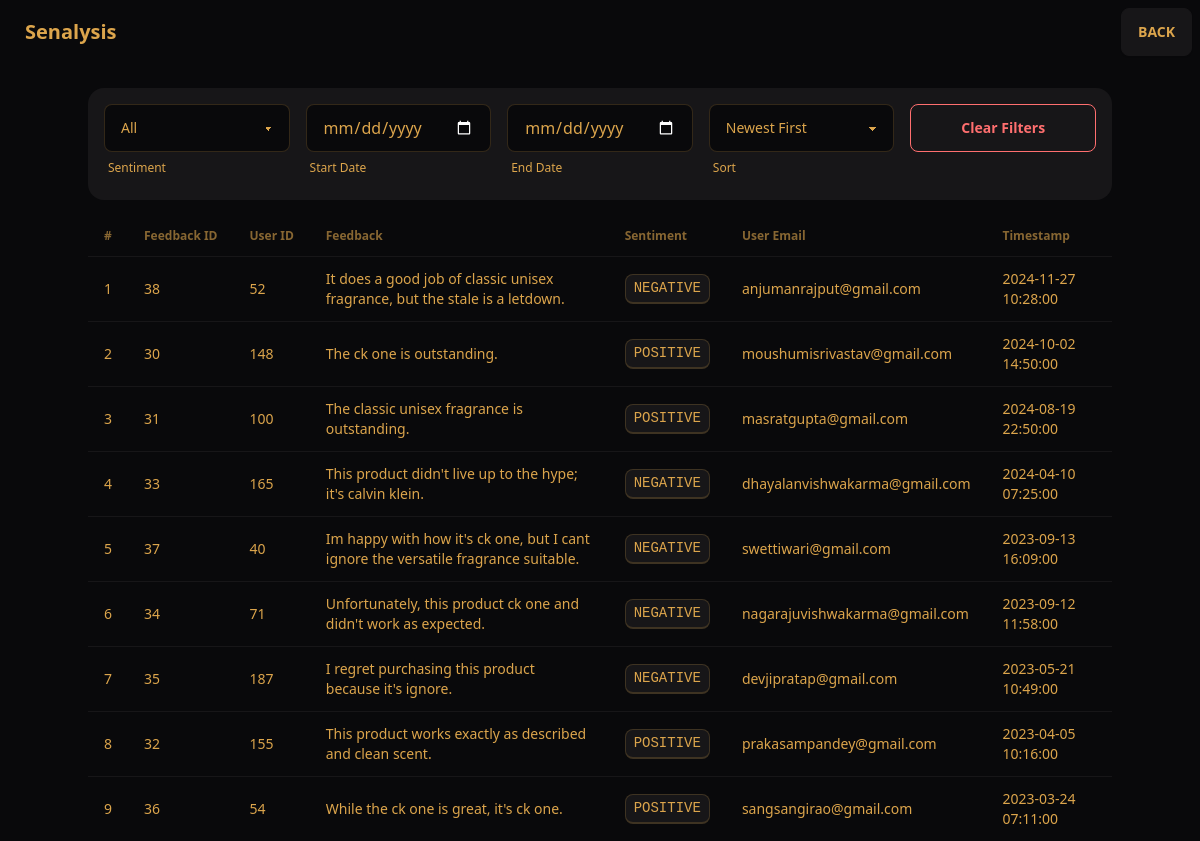
Screenshot of /feedbacks/6 with the database file from the repository.
### tables this page shows
CREATE TABLE "feedback" (
    fid INTEGER PRIMARY KEY AUTOINCREMENT,
    uid INTEGER,
    pid INTEGER,
    feedback TEXT,
    timestamp TEXT DEFAULT CURRENT_TIMESTAMP,
    sentiment TEXT,
    FOREIGN KEY (uid) REFERENCES users (uid),
    FOREIGN KEY (pid) REFERENCES products (pid)
);

CREATE TABLE "users" (
    uid INTEGER PRIMARY KEY AUTOINCREMENT,
    fname TEXT,
    lname TEXT,
    email TEXT,
    pwd TEXT,
    gender TEXT,
    dob TEXT,
    state TEXT,
    city TEXT
);

### app.py (the view)
@app.route("/feedbacks/<pid>")
def feedbacks(pid):
    conn = dbConnection()
    cursor = conn.cursor()
    cursor.execute(
        """
        SELECT f.fid, f.uid, f.feedback, f.sentiment, f.timestamp, u.email
        FROM feedback f
        JOIN users u ON f.uid = u.uid
        WHERE f.pid = ?
        ORDER BY f.timestamp DESC
    """,
        (pid,),
    )
    feedbacks = cursor.fetchall()
    conn.close()
    return render_template("feedbacks.html", pid=pid, feedbacks=feedbacks)

### app.py (called while the page is built)
def dbConnection():
    conn = sqlite3.connect(DATABASE)
    conn.row_factory = sqlite3.Row
    return conn

### templates/feedbacks.html (shortened to what this page needs)
{% extends "base.html" %} {% block content %}
<div class="container mx-auto">
  <h2
    class="text-2xl font-semibold text-center mb-6 bg-neutral text-white p-4 rounded-lg"
  >
  </h2>
  <div class="filters bg-base-200 p-4 rounded-box mb-4">
    <div class="grid grid-cols-5 gap-4">
      <div>
        <select id="sentiFilter" class="select select-bordered w-full">
          <option value="all" selected>All</option>
        </select>
        <div class="label">
          <span class="label-text-alt">Sentiment</span>
        </div>
      </div>
      <div class="form-control w-full">
        <input
          id="sDate"
          type="date"
          class="input input-bordered w-full"
        />
        <div class="label">
          <span class="label-text-alt">Start Date</span>
        </div>
      </div>
      <div class="form-control w-full">
        <input id="eDate" type="date" class="input input-bordered w-full" />
        <div class="label">
          <span class="label-text-alt">End Date</span>
        </div>
      </div>
      <div>
        <select id="sort" class="select select-bordered w-full">
          <option value="desc" selected>Newest First</option>
        </select>
        <div class="label">
          <span class="label-text-alt">Sort</span>
        </div>
      </div>
      <div>
        <button id="clear" class="btn btn-outline btn-error w-full">
          Clear Filters
        </button>
      </div>
    </div>
  </div>
  <table class="table w-full">
    <thead>
      <tr>
        <th>#</th>
        <th>Feedback ID</th>
        <th>User ID</th>
        <th>Feedback</th>
        <th>Sentiment</th>
        <th>User Email</th>
        <th>Timestamp</th>
      </tr>
    </thead>
    <tbody id="ftable">
      {% for feedback in feedbacks %}
      <tr>
        <td>{{ loop.index }}</td>
        <td>{{ feedback.fid }}</td>
        <td>{{ feedback.uid }}</td>
        <td>{{ feedback.feedback }}</td>
        <td>
          <kbd class="kbd">{{ feedback.sentiment }}</kbd>
        </td>
        <td>{{ feedback.email }}</td>
        <td>{{ feedback.timestamp }}</td>
      </tr>
      {% else %}
      <tr>
        <td colspan="7" class="text-center text-gray-600">
          No feedback submitted yet.
        </td>
      </tr>
      {% endfor %}
    </tbody>
  </table>
</div>
{% endblock %}

### templates/base.html (style rules this page uses)
:root { color-scheme: dark; --pc: 20% 0 0; --sc: 85.5163% 0.012821 261.069149; --ac: 87.3349% 0.010348 338.82597; --inc: 15.8122% 0.024356 237.133883; --suc: 15.6239% 0.038579 132.154381; --wac: 17.2255% 0.027305 102.89115; --erc: 14.3506% 0.035271 22.568916; --rounded-box: 1rem; --rounded-btn: 0.5rem; --rounded-badge: 1.9rem; --animation-btn: 0.25s; --animation-input: 0.2s; --btn-focus-scale: 0.95; --border-btn: 1px; --tab-border: 1px; --tab-radius: 0.5rem; --p: 100% 0 0; --s: 27.5815% 0.064106 261.069149; --a: 36.6744% 0.051741 338.82597; --n: 24.27% 0.057015 59.825019; --nc: 93.2033% 0.089631 90.861683; --b1: 14.0765% 0.004386 285.822869; --b2: 20.2191% 0.004211 308.22937; --b3: 29.8961% 0.003818 308.318612; --bc: 75.6879% 0.123666 76.890484; --in: 79.0612% 0.121778 237.133883; --su: 78.1197% 0.192894 132.154381; --wa: 86.1274% 0.136524 102.89115; --er: 71.7531% 0.176357 22.568916; }

### rows the page displays
feedback: fid "38", uid "52", feedback "It does a good job of classic unisex fragrance, but the stale is a letdown.", sentiment "NEGATIVE", email "anjumanrajput@gmail.com", timestamp "2024-11-27 10:28:00"
feedback: fid "30", uid "148", feedback "The ck one is outstanding.", sentiment "POSITIVE", email "moushumisrivastav@gmail.com", timestamp "2024-10-02 14:50:00"
feedback: fid "31", uid "100", feedback "The classic unisex fragrance is outstanding.", sentiment "POSITIVE", email "masratgupta@gmail.com", timestamp "2024-08-19 22:50:00"
feedback: fid "33", uid "165", feedback "This product didn't live up to the hype; it's calvin klein.", sentiment "NEGATIVE", email "dhayalanvishwakarma@gmail.com", timestamp "2024-04-10 07:25:00"
feedback: fid "37", uid "40", feedback "Im happy with how it's ck one, but I cant ignore the versatile fragrance suitable.", sentiment "NEGATIVE", email "swettiwari@gmail.com", timestamp "2023-09-13 16:09:00"
feedback: fid "34", uid "71", feedback "Unfortunately, this product ck one and didn't work as expected.", sentiment "NEGATIVE", email "nagarajuvishwakarma@gmail.com", timestamp "2023-09-12 11:58:00"
feedback: fid "35", uid "187", feedback "I regret purchasing this product because it's ignore.", sentiment "NEGATIVE", email "devjipratap@gmail.com", timestamp "2023-05-21 10:49:00"
feedback: fid "32", uid "155", feedback "This product works exactly as described and clean scent.", sentiment "POSITIVE", email "prakasampandey@gmail.com", timestamp "2023-04-05 10:16:00"
feedback: fid "36", uid "54", feedback "While the ck one is great, it's ck one.", sentiment "POSITIVE", email "sangsangirao@gmail.com", timestamp "2023-03-24 07:11:00"
